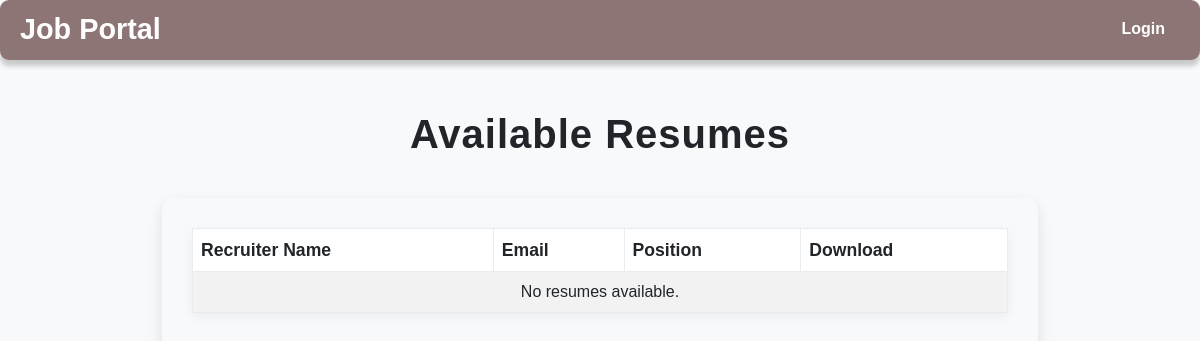
Before: /resume/ with the older database file.
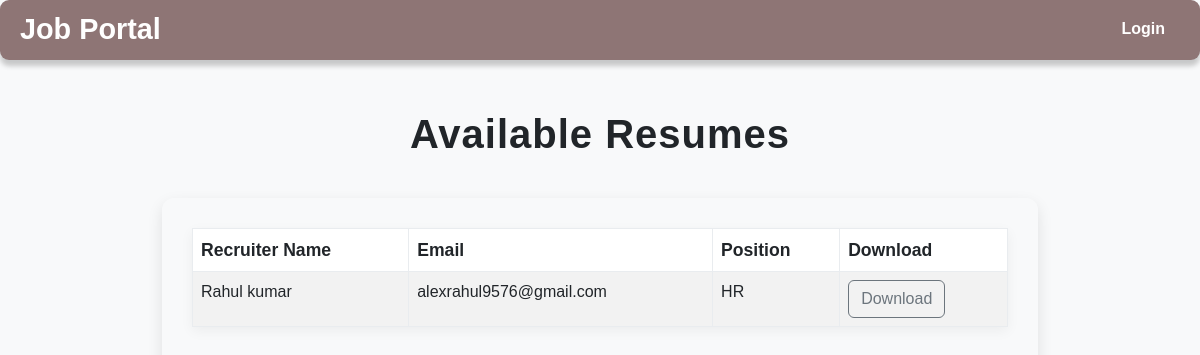
After: the same page with the newer database file.
### Applicant/models.py (models this page shows, shortened)
class Resume(models.Model):
    applicant = models.ForeignKey(Applicant, on_delete=models.CASCADE)
    resume_file = models.FileField(upload_to='resumes/')
    recruiter_name = models.CharField(max_length=150)
    recruiter_email = models.EmailField()
    recruiter_position = models.CharField(max_length=150)
    uploaded_at = models.DateTimeField(auto_now_add=True)

### Applicant/views.py (the view)
# urls.py: path('resume/', views.resume, name='resume'),
def resume(request):
    resumes = Resume.objects.all()
    return render(request, 'resume.html', {'resumes': resumes})

### Applicant/templates/resume.html (shortened to what this page needs)
{% extends "header_main.html" %}
{% block body %}
<div class="container">
    <h1 class="header-title">Available Resumes</h1>
    <div class="resume-section">
        <table class="table table-striped">
            <thead>
                <tr>
                    <th>Recruiter Name</th>
                    <th>Email</th>
                    <th>Position</th>
                    <th>Download</th>
                </tr>
            </thead>
            <tbody>
                {% for resume in resumes %}
                <tr>
                    <td>{{ resume.recruiter_name }}</td>
                    <td>{{ resume.recruiter_email }}</td>
                    <td>{{ resume.recruiter_position }}</td>
                    <td><a href="{{ resume.resume_file.url }}" download="{{ resume.resume_file.name }}" class="btn btn-outline-secondary">Download</a></td>
                </tr>
                {% empty %}
                <tr>
                    <td colspan="4" class="text-center">No resumes available.</td>
                </tr>
                {% endfor %}
            </tbody>
        </table>
    </div>
</div>
{% endblock %}

Changed rows visible on the page:
added Resume: recruiter_name "Rahul kumar", recruiter_email "alexrahul9576@gmail.com", recruiter_position "HR"
Other visible differences:
text no longer shown: "No resumes available."
